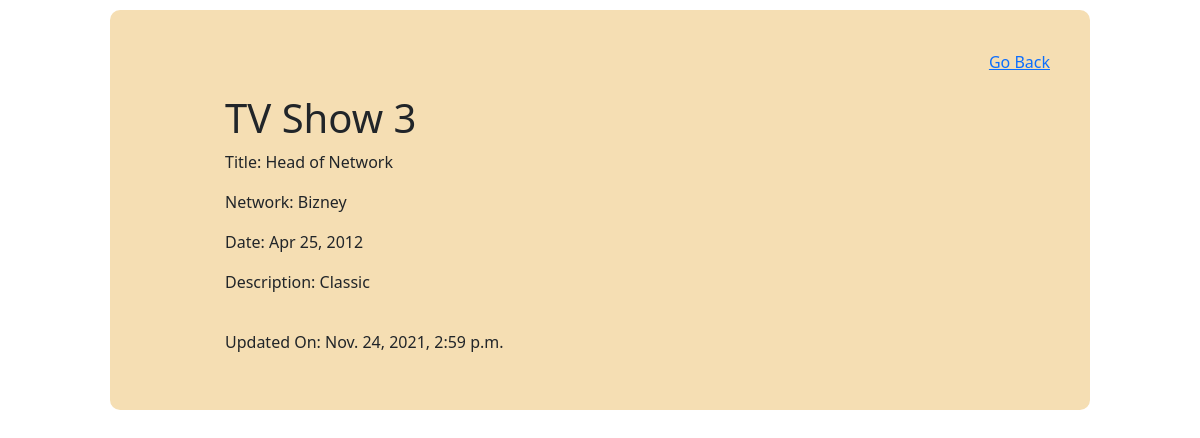
Screenshot of /shows/3 with the database file from the repository.
### semi_restful_tv_shows_app/models.py (models this page shows)
class Show(models.Model):
    title=models.CharField(max_length=255)
    network=models.CharField(max_length=255)
    release_date=models.DateField()
    desc=models.TextField()
    created_at=models.DateTimeField(auto_now_add=True)
    updated_at=models.DateTimeField(auto_now=True)
    objects = ShowManager()

### semi_restful_tv_shows_app/views.py (the view)
# urls.py: path('shows/<int:id>', views.show_info),
def show_info(request, id):
    context = {
        'show':Show.objects.get(id=id)
    }
    return render(request, "view-show.html", context)

### semi_restful_tv_shows_app/templates/view-show.html (shortened to what this page needs)
<!DOCTYPE html>
<html lang="en">
<head>
    {% load static %}
    <link href="https://cdn.jsdelivr.net/npm/bootstrap@5.1.3/dist/css/bootstrap.min.css" rel="stylesheet">
    <link rel="stylesheet" href="{% static 'css/style.css'%}">
</head>
<body>
    <div id="wrapper3">
        <a href="/" class="link-right">Go Back</a>
        <div id="middle-section3">
            <h1>TV Show {{show.id}}</h1>
            <p>Title: {{show.title}}</p>
            <p>Network: {{show.network}}</p>
            <p>Date: {{show.release_date|date:"M d, Y"}}</p>
            <p>Description: {{show.desc}}</p>
        </div>
        <div id="bottom-section3">
            <p>Updated On: {{show.updated_at}}</p>
        </div>
    </div>
</body>
</html>

### semi_restful_tv_shows_app/static/css/style.css (style rules this page uses)
* { box-sizing: border-box; margin: 0; padding: 0; }
.link-right { width: 950px; display: flex; justify-content: flex-end; }
#wrapper3 { width: 980px; min-height: 400px; margin: 10px auto; padding: 20px 20px; display: flex; flex-direction: column; align-items: center; background-color: wheat; border-radius: 10px; }
#wrapper3 a { align-self: flex-end; margin: 20px 20px 0 0; }
#middle-section3 { width: 750px; padding: 20px 0 20px 0; display: flex; flex-direction: column; align-items: flex-start; }
#bottom-section3 { width: 750px; display: flex; justify-content: flex-start; }

### rows the page displays
Show: id "3", title "Head of Network", network "Bizney", release_date "Apr 25, 2012", desc "Classic", updated_at "Nov. 24, 2021, 2:59 p.m."
